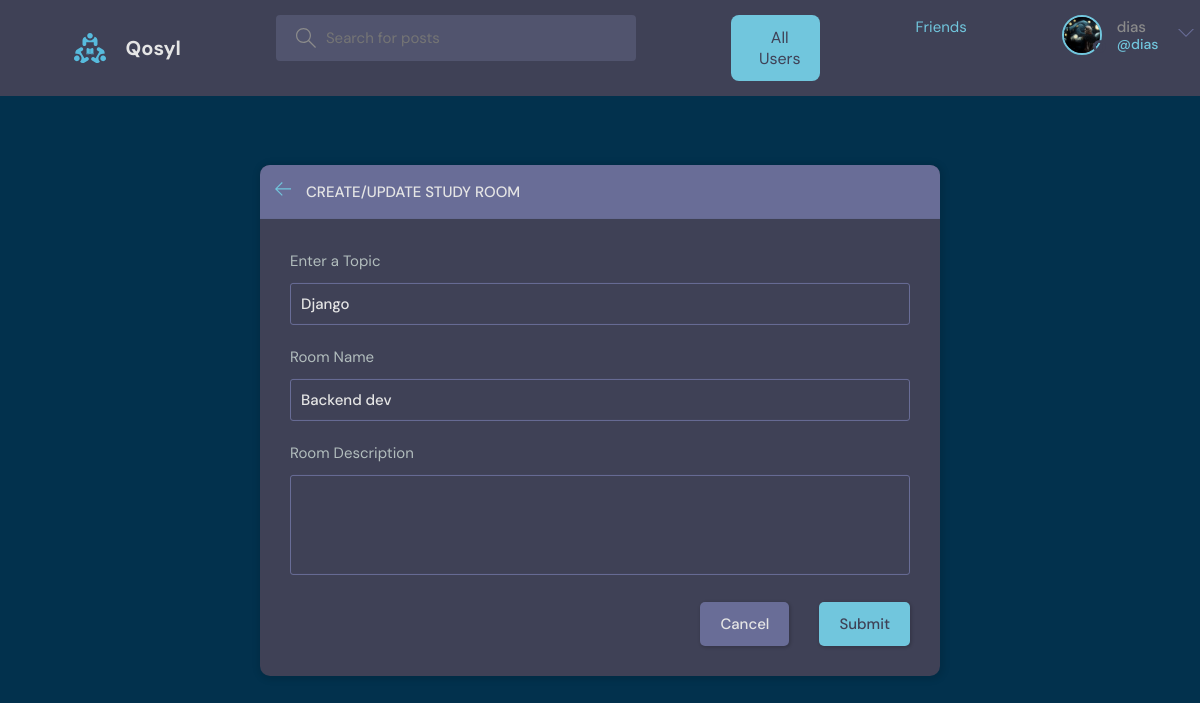
The page /update-room/3/ (signed in) on the database its author committed.
### users/models.py (models this page shows, shortened)
class User(AbstractUser):
    name = models.CharField(max_length=200, null=True)
    email = models.EmailField(unique=True, null=True)
    bio = models.TextField(null=True)
    avatar = models.ImageField(upload_to='avatars/', null=True, blank=True)
    friends = models.ManyToManyField('self', blank=True, symmetrical=True, related_name='user_friends')
    USERNAME_FIELD = 'email'
    REQUIRED_FIELDS = []
    objects = UserManager()

class Topic(models.Model):
    name = models.CharField(max_length=200)

### rooms/models.py (models this page shows, shortened)
class Room(models.Model):
    host = models.ForeignKey(settings.AUTH_USER_MODEL, on_delete=models.SET_NULL, null=True)
    topic = models.ForeignKey('users.Topic', on_delete=models.SET_NULL, null=True)
    name = models.CharField(max_length=200)
    description = models.TextField(null=True, blank=True)
    participants = models.ManyToManyField(settings.AUTH_USER_MODEL, related_name='participants', blank=True)
    updated = models.DateTimeField(auto_now=True)
    created = models.DateTimeField(auto_now_add=True)
    class Meta:
        ordering = ['-updated', '-created']

### rooms/views.py (the view, shortened to what this page needs)
# urls.py: path('update-room/<str:pk>/', views.updateRoom, name="update-room"),
@login_required(login_url='login')
def updateRoom(request, pk):
    room = Room.objects.get(id=pk)
    form = RoomForm(instance=room)
    topics = Topic.objects.all()
    if request.user != room.host:
        return HttpResponse('Your are not allowed here!!')
    context = {'form': form, 'topics': topics, 'room': room}
    return render(request, 'rooms/room_form.html', context)

### rooms/forms.py
class RoomForm(ModelForm):
    class Meta:
        model = Room
        fields = '__all__'
        exclude = ['host', 'participants']

### rooms/templates/rooms/room_form.html (shortened to what this page needs)
{% extends 'main.html' %}
{% block content %}
<main class="create-room layout">
  <div class="container">
    <div class="layout__box">
      <div class="layout__boxHeader">
        <div class="layout__boxTitle">
          <a href="{{request.META.HTTP_REFERER}}">
            <svg version="1.1" xmlns="http://www.w3.org/2000/svg" width="32" height="32" viewBox="0 0 32 32">
              <title>arrow-left</title>
              <path
                d="M13.723 2.286l-13.723 13.714 13.719 13.714 1.616-1.611-10.96-10.96h27.625v-2.286h-27.625l10.965-10.965-1.616-1.607z">
              </path>
            </svg>
          </a>
          <h3>Create/Update Study Room</h3>
        </div>
      </div>
      <div class="layout__body">
        <form class="form" action="" method="POST">
          <div class="form__group">
            <label for="room_topic">Enter a Topic</label>
            <input required type="text" value="{{room.topic.name}}" name="topic" list="topic-list" />
          </div>
          <div class="form__group">
            <label for="room_name">Room Name</label>
            {{form.name}}
          </div>
          <div class="form__group">
            <label for="room_description">Room Description</label>
            {{form.description}}
          </div>
          <div class="form__action">
            <a class="btn btn--dark" href="{{request.META.HTTP_REFERER}}">Cancel</a>
            <button class="btn btn--main" type="submit">Submit</button>
          </div>
        </form>
      </div>
    </div>
  </div>
</main>
{% endblock content %}

### templates/navbar.html (shortened to what this page needs)
{% load static %}
<header class="header header--loggedIn">
    <div class="container">
        <a href="{% url 'home' %}" class="header__logo">
            <img src="{% static 'images/logo.svg' %}" />
            <h1>Qosyl</h1>
        </a>
        <form class="header__search" method="GET" action="{% url 'home' %}">
            <label>
                <input name="q" placeholder="Search for posts" />
            </label>
        </form>
<button
    onclick="window.location.href='{% url 'all_users' %}'"
    class="all-users-button"
    style="
        background-color: #71c6dd; /* Using your color for the main button background */
        color: #3f4156; /* Text color */
        font-family: 'DM Sans', sans-serif; /* Font style */
        font-size: 16px; /* Font size */
        padding: 12px 20px; /* Padding for spacing */
        border: none; /* No border */
        border-radius: 8px; /* Rounded corners */
        cursor: pointer; /* Pointer on hover */
        display: flex;
        align-items: center;
        gap: 8px; /* Space between the icon and the text */
        transition: background-color 0.3s ease, transform 0.2s ease; /* Smooth transition */
    ">
     All Users
</button>
<a href="{% url 'friends' %}" class="header__button">Friends</a>
        <nav class="header__menu">
            {% if request.user.is_authenticated %}
            <div class="header__user">
                <a href="{% url 'update-user' %}">
                    <div class="avatar avatar--medium active">
                        <img src="{{request.user.avatar.url}}" />
                    </div>
                    <p>{{request.user.username}} <span>@{{request.user.username}}</span></p>
                </a>
                <button class="dropdown-button">
                    <svg version="1.1" xmlns="http://www.w3.org/2000/svg" width="32" height="32" viewBox="0 0 32 32">
                        <title>chevron-down</title>
                        <path d="M16 21l-13-13h-3l16 16 16-16h-3l-13 13z"></path>
                    </svg>
                </button>
            </div>
            {% else %}
            <a href="{% url 'login' %}">
                <img src="{% static 'images/avatar.svg' %}" />
                <p>Login</p>
            </a>
            {% endif %}
        </nav>
    </div>
</header>

### rows shown on the page
User: user.avatar (picture), user.username "dias"
Room: topic "Django", name "Backend dev"
